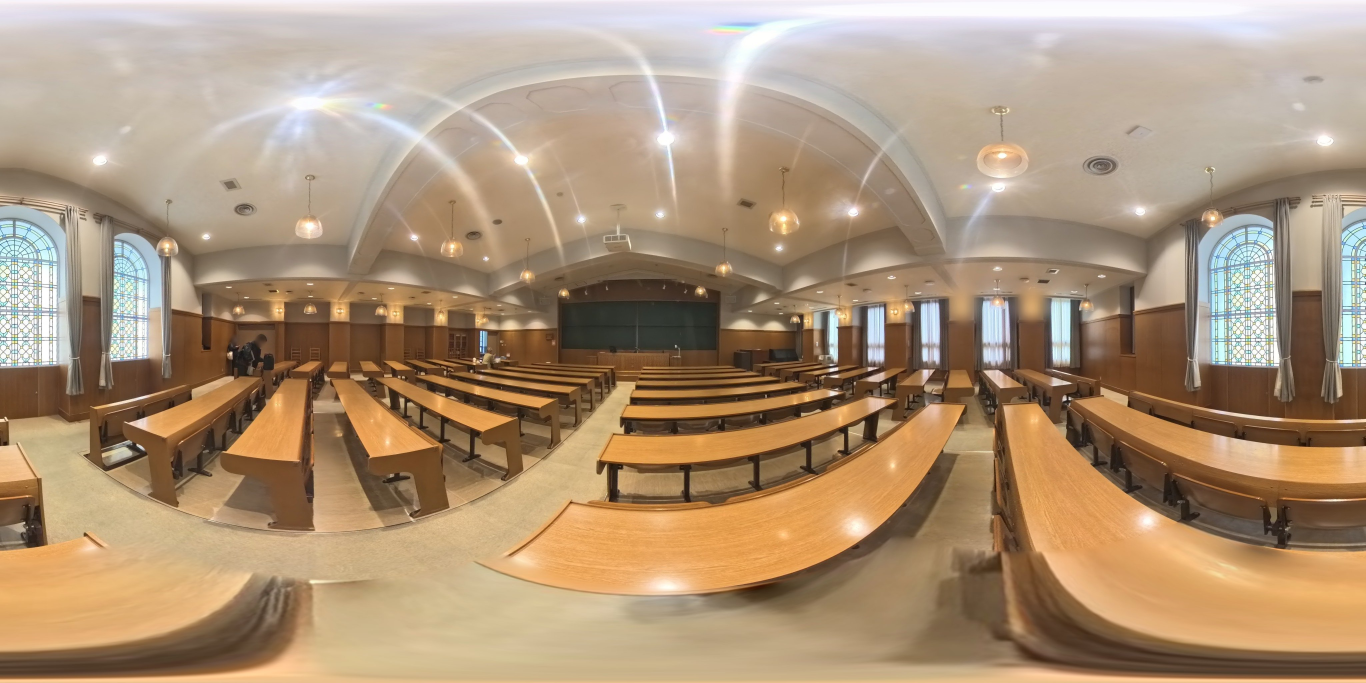
#> input picture photos/101room.jpg, 4096 x 2048 px (shown at 1/3 size); its folder holds 2 pictures in this run
$ python contact-sheet.py ../photos ../photos/201room.jpg
#> lines starting #> are read from the running program, lines starting #| are printed output that depends on the picture
"""One overview image of every 360° photo in a folder, with file names, for choosing photos.

  python3 tools/contact-sheet.py photo_dir out.jpg
"""
import os, sys
from PIL import Image, ImageDraw, ImageFont

src, dst = sys.argv[1], sys.argv[2]
names = sorted((n for n in os.listdir(src) if n.lower().endswith('.jpg')), key=lambda n: (int(n.split('-')[0]) if n.split('-')[0].isdigit() else 1e9, n))
COLS, TW, TH, LH = 4, 560, 280, 34
rows = (len(names) + COLS - 1) // COLS
sheet = Image.new('RGB', (COLS * TW, rows * (TH + LH)), 'white')
#> sheet: PIL image 2240x314 RGB; every value is 255
draw = ImageDraw.Draw(sheet)
font = ImageFont.truetype('/usr/share/fonts/truetype/dejavu/DejaVuSans-Bold.ttf', 20)
for i, name in enumerate(names):
    x, y = i % COLS * TW, i // COLS * (TH + LH)
    sheet.paste(Image.open(os.path.join(src, name)).convert('RGB').resize((TW - 8, TH - 4)), (x + 4, y + 2))
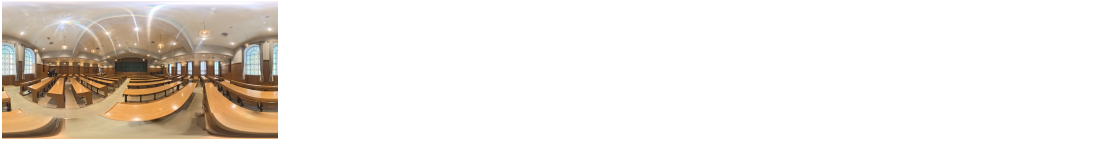
#> sheet: PIL image 2240x314 RGB (shown at 1/2 size); mean R, G, B 237.1, 231.8, 226
    draw.text((x + 8, y + TH + 4), name[:-4], font=font, fill='black')
#> pass 2 of the loop `for i, name in enumerate(names):`:
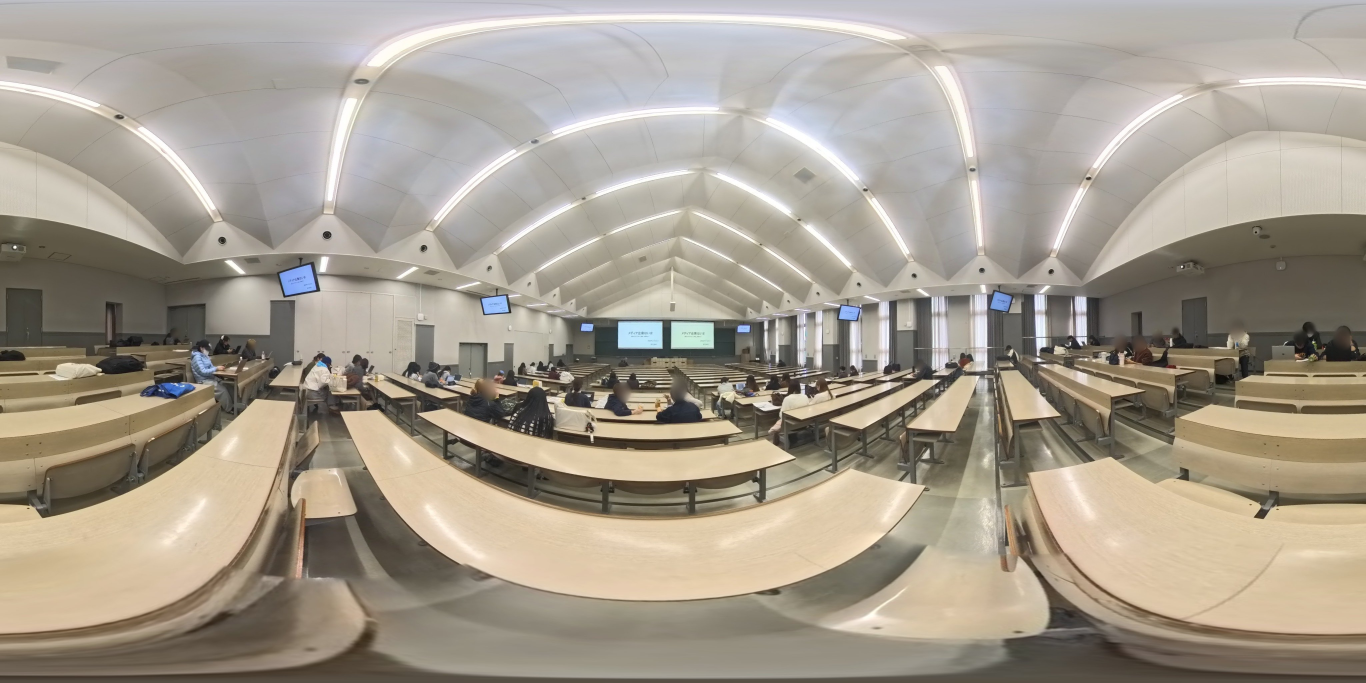
#> input picture photos/201room.jpg, 4096 x 2048 px (shown at 1/3 size)
#> `sheet.paste(Image.open(os.path.join(src, name)).convert('RGB').resize(..`:
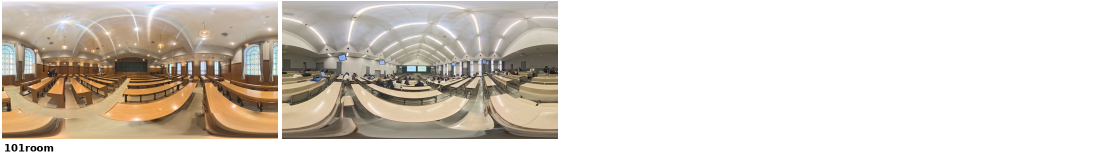
#> sheet: PIL image 2240x314 RGB (shown at 1/2 size); mean R, G, B 217.5, 210.3, 201.5
sheet.save(dst, quality=85)
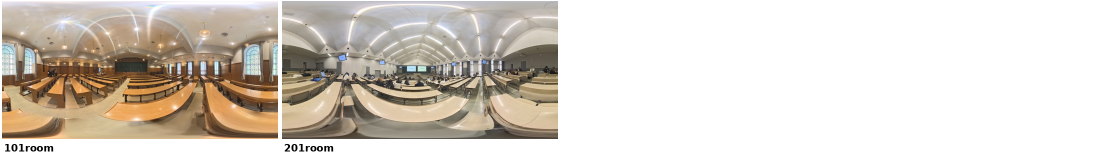
#> saved as 201room.jpg: PIL image 2240x314 RGB (shown at 1/2 size); mean R, G, B 217.3, 210.1, 201.3
print(len(names), sheet.size)
#| 2 (2240, 314)
